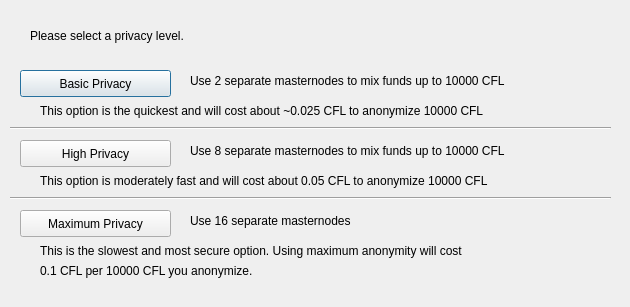
<?xml version="1.0" encoding="UTF-8"?>
<ui version="4.0">
 <class>ObfuscationConfig</class>
 <widget class="QDialog" name="ObfuscationConfig">
  <property name="geometry">
   <rect>
    <x>0</x>
    <y>0</y>
    <width>630</width>
    <height>307</height>
   </rect>
  </property>
  <property name="windowTitle">
   <string>Configure Obfuscation</string>
  </property>
  <widget class="QPushButton" name="buttonBasic">
   <property name="geometry">
    <rect>
     <x>20</x>
     <y>70</y>
     <width>151</width>
     <height>27</height>
    </rect>
   </property>
   <property name="text">
    <string>Basic Privacy</string>
   </property>
  </widget>
  <widget class="QPushButton" name="buttonHigh">
   <property name="geometry">
    <rect>
     <x>20</x>
     <y>140</y>
     <width>151</width>
     <height>27</height>
    </rect>
   </property>
   <property name="text">
    <string>High Privacy</string>
   </property>
  </widget>
  <widget class="QPushButton" name="buttonMax">
   <property name="geometry">
    <rect>
     <x>20</x>
     <y>210</y>
     <width>151</width>
     <height>27</height>
    </rect>
   </property>
   <property name="text">
    <string>Maximum Privacy</string>
   </property>
  </widget>
  <widget class="QLabel" name="label">
   <property name="geometry">
    <rect>
     <x>30</x>
     <y>20</y>
     <width>571</width>
     <height>31</height>
    </rect>
   </property>
   <property name="text">
    <string>Please select a privacy level.</string>
   </property>
  </widget>
  <widget class="QLabel" name="label_2">
   <property name="geometry">
    <rect>
     <x>190</x>
     <y>70</y>
     <width>421</width>
     <height>21</height>
    </rect>
   </property>
   <property name="text">
    <string>Use 2 separate masternodes to mix funds up to 10000 CFL</string>
   </property>
  </widget>
  <widget class="QLabel" name="label_3">
   <property name="geometry">
    <rect>
     <x>190</x>
     <y>140</y>
     <width>411</width>
     <height>21</height>
    </rect>
   </property>
   <property name="text">
    <string>Use 8 separate masternodes to mix funds up to 10000 CFL</string>
   </property>
  </widget>
  <widget class="QLabel" name="label_4">
   <property name="geometry">
    <rect>
     <x>190</x>
     <y>210</y>
     <width>421</width>
     <height>21</height>
    </rect>
   </property>
   <property name="text">
    <string>Use 16 separate masternodes</string>
   </property>
  </widget>
  <widget class="QLabel" name="label_6">
   <property name="geometry">
    <rect>
     <x>40</x>
     <y>100</y>
     <width>561</width>
     <height>21</height>
    </rect>
   </property>
   <property name="text">
    <string>This option is the quickest and will cost about ~0.025 CFL to anonymize 10000 CFL</string>
   </property>
  </widget>
  <widget class="QLabel" name="label_7">
   <property name="geometry">
    <rect>
     <x>40</x>
     <y>170</y>
     <width>561</width>
     <height>21</height>
    </rect>
   </property>
   <property name="text">
    <string>This option is moderately fast and will cost about 0.05 CFL to anonymize 10000 CFL</string>
   </property>
  </widget>
  <widget class="QLabel" name="label_8">
   <property name="geometry">
    <rect>
     <x>40</x>
     <y>240</y>
     <width>561</width>
     <height>21</height>
    </rect>
   </property>
   <property name="text">
    <string>This is the slowest and most secure option. Using maximum anonymity will cost</string>
   </property>
  </widget>
  <widget class="QLabel" name="label_9">
   <property name="geometry">
    <rect>
     <x>40</x>
     <y>260</y>
     <width>561</width>
     <height>21</height>
    </rect>
   </property>
   <property name="text">
    <string>0.1 CFL per 10000 CFL you anonymize.</string>
   </property>
  </widget>
  <widget class="Line" name="line">
   <property name="geometry">
    <rect>
     <x>10</x>
     <y>120</y>
     <width>601</width>
     <height>16</height>
    </rect>
   </property>
   <property name="orientation">
    <enum>Qt::Horizontal</enum>
   </property>
  </widget>
  <widget class="Line" name="line_2">
   <property name="geometry">
    <rect>
     <x>10</x>
     <y>190</y>
     <width>601</width>
     <height>16</height>
    </rect>
   </property>
   <property name="orientation">
    <enum>Qt::Horizontal</enum>
   </property>
  </widget>
 </widget>
 <resources/>
 <connections/>
</ui>
